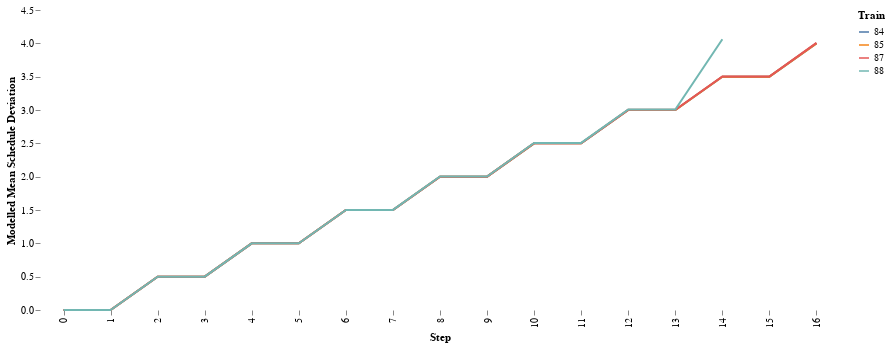

The cell this chart's notebook holds for it:
### Code cell
alt.Chart(allstats).mark_line().encode(
    alt.X('element:O', title='Step'),
    alt.Y('mean:Q', title='Modelled Mean Schedule Deviation'),
    color=alt.Color('train:N', title='Train')
).properties(
    width = 800,
    height=300
).configure(font='Raleway').configure_view(strokeWidth=0).configure_axis(grid=False, domain=False)

### Figure 1 — Vega-Lite specification as saved in the notebook (floating-point values rounded to 4 significant figures)
{"config": {"view": {"continuousWidth": 400, "continuousHeight": 300, "strokeWidth": 0}, "axis": {"domain": false, "grid": false}, "font": "Raleway"}, "data": {"name": "data-be59ccb80a515b2eeb8f1324965a6094"}, "mark": "line", "encoding": {"color": {"type": "nominal", "field": "train", "title": "Train"}, "x": {"type": "ordinal", "field": "element", "title": "Step"}, "y": {"type": "quantitative", "field": "mean", "title": "Modelled Mean Schedule Deviation"}}, "height": 300, "width": 800, "$schema": "https://vega.github.io/schema/vega-lite/v4.8.1.json", "datasets": {"data-be59ccb80a515b2eeb8f1324965a6094": [{"element": 0, "mean": 0.0, "std": 0.0, "train": 84}, {"element": 1, "mean": 0.0, "std": 0.0, "train": 84}, {"element": 2, "mean": 0.5, "std": 6.976, "train": 84}, {"element": 3, "mean": 0.5, "std": 6.976, "train": 84}, {"element": 4, "mean": 1.0, "std": 7.418, "train": 84}, {"element": 5, "mean": 1.0, "std": 7.418, "train": 84}, {"element": 6, "mean": 1.5, "std": 9.902, "train": 84}, {"element": 7, "mean": 1.5, "std": 9.902, "train": 84}, {"element": 8, "mean": 2.0, "std": 10.54, "train": 84}, {"element": 9, "mean": 2.0, "std": 10.54, "train": 84}, {"element": 10, "mean": 2.5, "std": 11.72, "train": 84}, {"element": 11, "mean": 2.5, "std": 11.72, "train": 84}, {"element": 12, "mean": 3.0, "std": 12.44, "train": 84}, {"element": 13, "mean": 3.0, "std": 12.44, "train": 84}, {"element": 14, "mean": 3.5, "std": 12.72, "train": 84}, {"element": 15, "mean": 3.5, "std": 12.72, "train": 84}, {"element": 16, "mean": 4.0, "std": 13.96, "train": 84}, {"element": 0, "mean": 0.0, "std": 0.0, "train": 85}, {"element": 1, "mean": 0.0, "std": 0.0, "train": 85}, {"element": 2, "mean": 0.5, "std": 2.615, "train": 85}, {"element": 3, "mean": 0.5, "std": 2.615, "train": 85}, {"element": 4, "mean": 1.0, "std": 4.073, "train": 85}, {"element": 5, "mean": 1.0, "std": 4.073, "train": 85}, {"element": 6, "mean": 1.5, "std": 4.904, "train": 85}, {"element": 7, "mean": 1.5, "std": 4.904, "train": 85}, {"element": 8, "mean": 2.0, "std": 7.099, "train": 85}, {"element": 9, "mean": 2.0, "std": 7.099, "train": 85}, {"element": 10, "mean": 2.5, "std": 7.464, "train": 85}, {"element": 11, "mean": 2.5, "std": 7.464, "train": 85}, {"element": 12, "mean": 3.0, "std": 9.232, "train": 85}, {"element": 13, "mean": 3.0, "std": 9.232, "train": 85}, {"element": 14, "mean": 3.5, "std": 9.356, "train": 85}, {"element": 15, "mean": 3.5, "std": 9.356, "train": 85}, {"element": 16, "mean": 4.0, "std": 10.53, "train": 85}, {"element": 0, "mean": 0.0, "std": 0.0, "train": 87}, {"element": 1, "mean": 0.0, "std": 0.0, "train": 87}, {"element": 2, "mean": 0.5, "std": 3.807, "train": 87}, {"element": 3, "mean": 0.5, "std": 3.807, "train": 87}, {"element": 4, "mean": 1.0, "std": 5.74, "train": 87}, {"element": 5, "mean": 1.0, "std": 5.74, "train": 87}, {"element": 6, "mean": 1.5, "std": 10.86, "train": 87}, {"element": 7, "mean": 1.5, "std": 10.86, "train": 87}, {"element": 8, "mean": 2.0, "std": 13.86, "train": 87}, {"element": 9, "mean": 2.0, "std": 13.86, "train": 87}, {"element": 10, "mean": 2.501, "std": 17.32, "train": 87}, {"element": 11, "mean": 2.501, "std": 17.32, "train": 87}, {"element": 12, "mean": 3.002, "std": 18.54, "train": 87}, {"element": 13, "mean": 3.002, "std": 18.54, "train": 87}, {"element": 14, "mean": 3.503, "std": 18.83, "train": 87}, {"element": 15, "mean": 3.503, "std": 18.83, "train": 87}, {"element": 16, "mean": 4.008, "std": 20.61, "train": 87}, {"element": 0, "mean": 0.0, "std": 0.0, "train": 88}, {"element": 1, "mean": 0.0, "std": 0.0, "train": 88}, {"element": 2, "mean": 0.5, "std": 13.77, "train": 88}, {"element": 3, "mean": 0.5, "std": 13.77, "train": 88}, {"element": 4, "mean": 1.0, "std": 13.85, "train": 88}, {"element": 5, "mean": 1.0, "std": 13.85, "train": 88}, {"element": 6, "mean": 1.501, "std": 17.48, "train": 88}, {"element": 7, "mean": 1.501, "std": 17.48, "train": 88}, {"element": 8, "mean": 2.002, "std": 17.81, "train": 88}, {"element": 9, "mean": 2.002, "std": 17.81, "train": 88}, {"element": 10, "mean": 2.506, "std": 20.01, "train": 88}, {"element": 11, "mean": 2.506, "std": 20.01, "train": 88}, {"element": 12, "mean": 3.008, "std": 20.1, "train": 88}, {"element": 13, "mean": 3.008, "std": 20.1, "train": 88}, {"element": 14, "mean": 4.061, "std": 34.74, "train": 88}]}}
